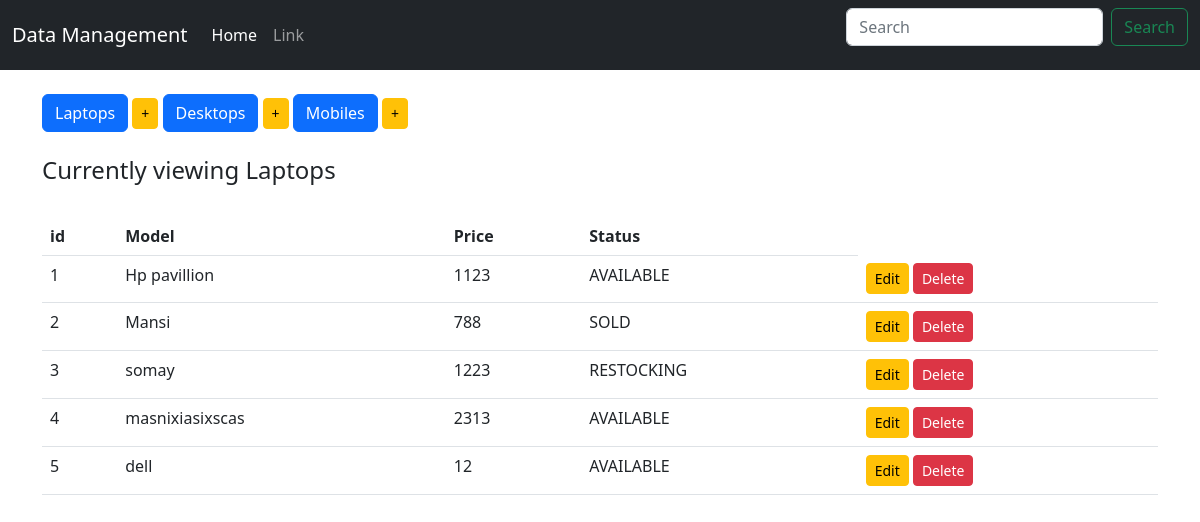
The page / on the database its author committed.
### members/models.py (models this page shows, shortened)
class Device(models.Model):
    type = models.CharField(max_length = 100,blank=False)
    price = models.IntegerField()
    choices = (
        ('AVAILABLE','Item ready to be purchased'),
        ('SOLD','Item Sold'),
        ('RESTOCKING','Item restocking in few days')
    )
    status = models.CharField(max_length=10,choices = choices, default="AVAILABLE") # Available ,sold,restocking
    class Meta:
        abstract = True   # this is done so that when migration script runs no table is created of this class

class Laptop(Device):
    pass   #SIMPLY INHERTING THE VALUES FROM DEVICES AND PASSING IT

### members/views.py (the view)
# urls.py: path('',display_laptops,name = 'display_laptops'),
def display_laptops(request):
    items = Laptop.objects.all()
    context = {
        'items' : items,
        'header' : "Laptops",
    }
    return render(request,'index.html',context) # 3 arguments

### members/templates/index.html (shortened to what this page needs)
{% extends 'base.html' %}
{% block body %}
    <div class = 'button-group'>
        <a href = "{% url 'display_laptops' %}" class = "btn btn-primary btn-md" role = "button">Laptops</a>
        <a href = "{% url 'add_laptop' %}" class = "btn btn-warning btn-sm" role = "button">+</a>
        <a href = "{% url 'display_desktops' %}" class = "btn btn-primary btn-md" role = "button">Desktops</a>
        <a href = "{% url 'add_desktop' %}" class = "btn btn-warning btn-sm" role = "button">+</a>
        <a href = "{% url 'display_mobiles' %}" class = "btn btn-primary btn-md" role = "button">Mobiles</a>
        <a href = "{% url 'add_mobile' %}" class = "btn btn-warning btn-sm" role = "button">+</a>
    </div>
    <br>
    <h4>Currently viewing {{header}}</h4>
    <br>
    <table class = "table table-hover">
        <thead>
            <tr>
                <th>id</th>
                <th>Model</th>
                <th>Price</th>
                <th>Status</th>
            </tr>
        </thead>
        <tbody>
            {% for item in items%}
                <tr>
                    <td> {{item.pk}}</td>
                    <td> {{item.type}}</td>
                    <td> {{item.price}}</td>
                    <td> {{item.status}}</td>
                    {% if header|lower == "laptops"%}
                        <td>
                            <a href = "{% url 'edit_laptop' item.pk %}" class = "btn btn-warning btn-sm" role = "button">Edit</a>
                            <a href = "{% url 'delete_laptop' item.pk %}" class = "btn btn-danger btn-sm" role = "button">Delete</a>
                        </td>
                    {% elif header|lower == 'desktops'%}
                        <td>
                            <a href = "{% url 'edit_desktop' item.pk %}" class = "btn btn-warning btn-sm" role = "button">Edit</a>
                            <a href = "{% url 'delete_desktop' item.pk %}" class = "btn btn-danger btn-sm" role = "button">Delete</a>
                        </td>
                    {% elif header|lower == "mobiles"%}
                        <td>
                            <a href = "{% url 'edit_mobile' item.pk %}" class = "btn btn-warning btn-sm" role = "button">Edit</a>
                            <a href = "{% url 'delete_mobile' item.pk %}" class = "btn btn-danger btn-sm" role = "button">Delete</a>
                        </td>
                    {% endif %}
                </tr>
            {% endfor%}
        </tbody>
    </table>
{% endblock %}

### members/templates/base.html (shortened to what this page needs)
<html lang="en">
<head>
    {% load static %}
    <link rel="stylesheet" href="{% static '/css/style.css' %}">
    <link rel="stylesheet" href="{% static '/css/bootstrap.min.css' %}">
</head>
<body>
    <nav class="navbar navbar-expand-lg navbar-dark bg-dark">
        <div class="container-fluid">
          <a class="navbar-brand" href="#">Data Management</a>
          <div class="collapse navbar-collapse" id="navbarSupportedContent">
            <ul class="navbar-nav me-auto mb-2 mb-lg-0">
              <li class="nav-item">
                <a class="nav-link active" aria-current="page" href="#">Home</a>
              </li>
              <li class="nav-item">
                <a class="nav-link" href="#">Link</a>
              </li>
            </ul>
            <form class="d-flex">
              <input class="form-control me-2" type="search" placeholder="Search" aria-label="Search">
              <button class="btn btn-outline-success" type="submit">Search</button>
            </form>
          </div>
        </div>
    </nav>
    <br>
    <div class="container">
      {% block body %}
      {% endblock %}
    </div>
</body>
</html>

### rows shown on the page
Laptop: pk "1", type "Hp pavillion", price "1123", status "AVAILABLE"
Laptop: pk "2", type "Mansi", price "788", status "SOLD"
Laptop: pk "3", type "somay", price "1223", status "RESTOCKING"
Laptop: pk "4", type "masnixiasixscas", price "2313", status "AVAILABLE"
Laptop: pk "5", type "dell", price "12", status "AVAILABLE"

### other values the page prints
{{ header }} "Laptops"
